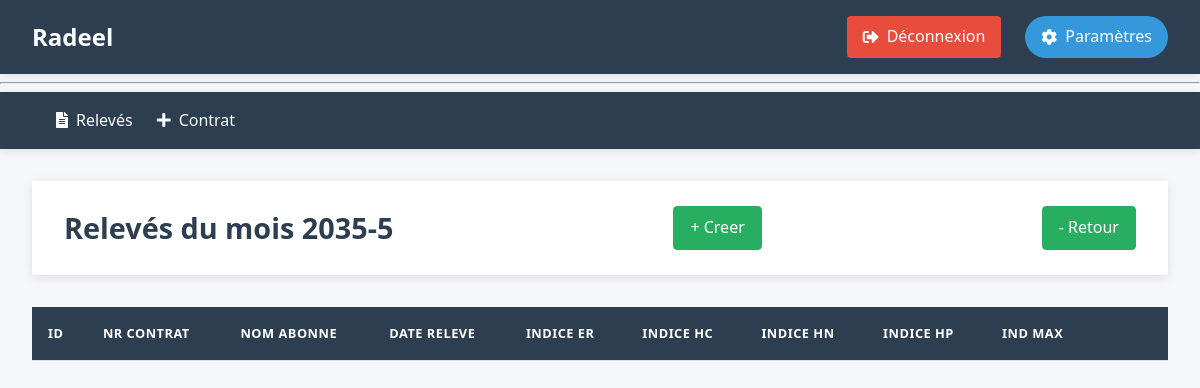
Page /2035-5/afficher (signed in) on the earlier database version.
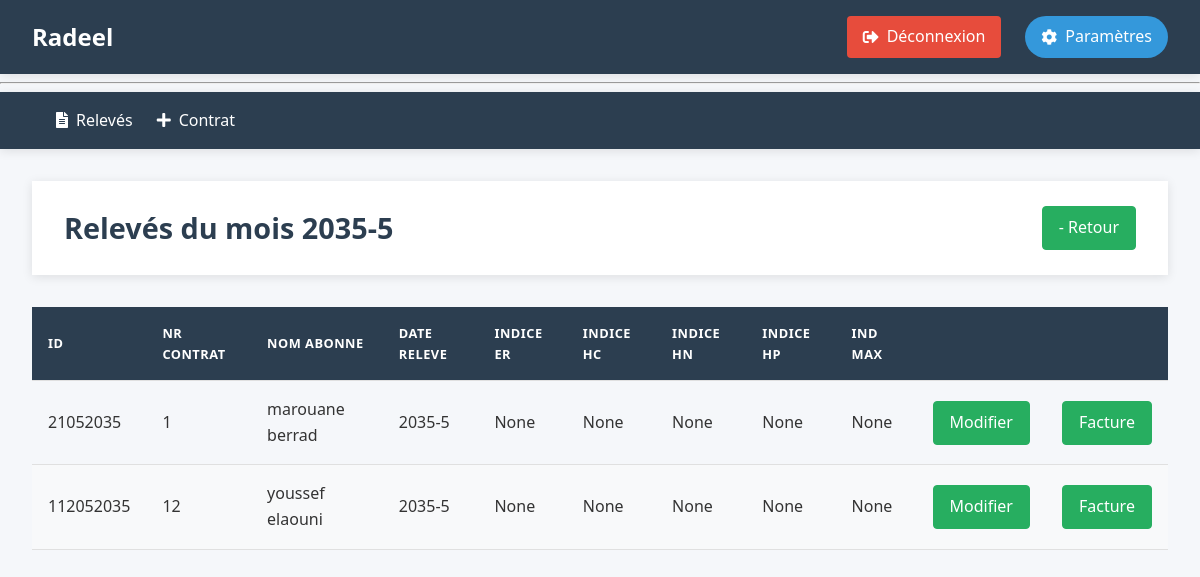
Same page on the later database version.
### tables this page shows
CREATE TABLE releves (
    id TEXT PRIMARY KEY NOT NULL,
    Nr_contrat INTEGER NOT NULL,
    mois INTEGER CHECK (mois BETWEEN 1 AND 12),
    annee INTEGER ,
    IER INTEGER CHECK(IER >= 0),-- Indicateur d'energie reactif
    IEA_HC INTEGER CHECK(IEA_HC >= 0),-- Indicateur d'energie active en heures creuses
    IEA_HN INTEGER CHECK(IEA_HN >= 0),-- Indicateur d'energie active en heures normales
    IEA_HP INTEGER CHECK(IEA_HP >= 0),-- Indicateur d'energie active en heures pleines
    RED_ER INTEGER DEFAULT 0,--Redressement d'energie reactif
    RED_EA_HC INTEGER DEFAULT 0,--Redressement d'energie active en heures creuses
    RED_EA_HN INTEGER DEFAULT 0,--Redressement d'energie active en heures normales
    RED_EA_HP INTEGER DEFAULT 0 ,--Redressement d'energie active en heures pleines
    IMAX INTEGER CHECK(IMAX >= 0),--Indicateur de maximum KW
    FOREIGN KEY (Nr_contrat) REFERENCES contrats(Nr_contrat) ON DELETE CASCADE
    --UNIQUE(Nr_contrat, mois, annee) -- Assure qu'il n'y a qu'un relevé par mois et par contrat
);

CREATE TABLE contrats (
    Nr_contrat INTEGER PRIMARY KEY ,
    nom_abonne TEXT NOT NULL,
    Adresse TEXT NOT NULL,
    date_contrat DATE NOT NULL DEFAULT CURRENT_DATE,
    Secteur INTEGER NOT NULL,
    Puissance_souscrite INTEGER NOT NULL CHECK(Puissance_souscrite > 0),
    Puissance_installee INTEGER NOT NULL CHECK(Puissance_installee > 0),
    type_installation INTEGER NOT NULL CHECK(type_installation IN (1, 2, 12)),
    statut TEXT NOT NULL DEFAULT 'actif' CHECK(statut IN ('actif', 'resile', 'suspendu'))
);

### radeel/releve.py (the view)
@br.route("/<mois>/afficher")
def afficher(mois):
    db = get_db()
    date = get_date_from_mois(mois)
    if not date:
        return redirect(url_for('releve.index'))
    annee ,mois_= date
    releves = db.execute("""
        SELECT r.*, c.nom_abonne
        FROM releves r
        JOIN contrats c ON c.Nr_contrat = r.Nr_contrat
        WHERE r.mois = ? and r.annee = ?
    """, (mois_,annee,)).fetchall()
    return render_template("releves/afficher.html", releves=releves, mois=mois)

### radeel/auth.py (called while the page is built)
@bp.before_app_request
def load_logged_in_user():
    user_id = session.get('user_id')
    if user_id is None:
        g.user = None
    else:
        g.user = get_db().execute(
            'SELECT * FROM user WHERE id = ?', (user_id,)
        ).fetchone()

def login_required(view):
    @functools.wraps(view)
    def wrapped_view(**kwargs):
        if not session.get('authenticated'):
            return redirect(url_for('auth.login'))
        return view(**kwargs)
    return wrapped_view

### radeel/db.py (called while the page is built)
def get_db():
    if 'db' not in g:
        g.db = sqlite3.connect(
            current_app.config['DATABASE'],
            detect_types=sqlite3.PARSE_DECLTYPES
        )
        g.db.execute("PRAGMA foreign_keys = ON;")
        g.db.row_factory = sqlite3.Row
    return g.db

### radeel/releve.py (called while the page is built)
@br.before_request
@login_required
def before_request():
    pass

def get_date_from_mois(mois):
    try:
        annee,mois = map(int, mois.split("-"))
        if 1 <= mois <= 12:
            return  annee, mois
        else:
            raise ValueError("Mois invalide")
    except ValueError:
        flash("Format de mois invalide. Utilisez 'MM-AAAA'.", "error")
        return None

### radeel/templates/releves/afficher.html
{% extends 'base.html' %}
{% block header %}
    <h1>Relevés du mois {{ mois }}</h1>
    {% if not releves %}
        <a href="{{ url_for('releve.creer',mois = mois) }}" class="btn btn-success">+ Creer</a>
    {% endif %}
    <a href="/" class="btn btn-success">- Retour</a>
{% endblock %}
{% block content %}
    <table cellpadding="5">
        <thead>
            <tr>
                <th>ID</th>
                <th>Nr contrat</th>
                <th>Nom abonne</th>
                <th>Date Releve</th>
                <th>Indice ER</th>
                <th>Indice HC</th>
                <th>Indice HN</th>
                <th>Indice HP</th>
                <th>Ind Max</th>
                <th></th>
                <th></th>
            </tr>
        </thead>
        <tbody>
            {% for r in releves %}
            <tr>
                <td>{{ r.Id}}</td>
                <td>{{ r.Nr_contrat }}</td>
                <td>{{ r.nom_abonne }}</td>
                <td>{{ mois}}</td>
                <td>{{ r.IER }}</td>
                <td>{{ r.IEA_HC }}</td>
                <td>{{ r.IEA_HN }}</td>
                <td>{{ r.IEA_HP }}</td>
                <td>{{ r.imax }}</td>
                <td>
                    <a href="{{ url_for('releve.modifier', id=r.Id) }}" class="btn btn-success">Modifier</a>
                </td>
                <td>
                    <a href="{{ url_for('releve.calculer', id=r.Id) }}" class="btn btn-success">Facture</a>
                </td>
            </tr>
            {% endfor %}
        </tbody>
    </table>
{% endblock %}

Differences in the rows shown:
added releves: Id "21052035", Nr_contrat "1", nom_abonne "marouane berrad", mois "2035-5", IER "None", IEA_HC "None", IEA_HN "None", IEA_HP "None", imax "None"
added releves: Id "112052035", Nr_contrat "12", nom_abonne "youssef elaouni", mois "2035-5", IER "None", IEA_HC "None", IEA_HN "None", IEA_HP "None", imax "None"
Other differences:
text no longer shown: "+ Creer"
